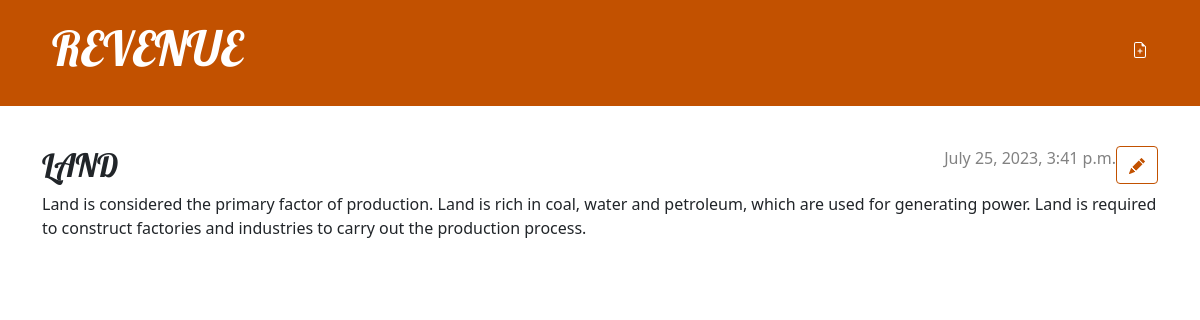
/post/5/, run on the app's committed database.
### coffee/models.py (models this page shows, shortened)
class Post(models.Model):
    author = models.ForeignKey(settings.AUTH_USER_MODEL,on_delete=models.CASCADE)
    title = models.CharField(max_length=200)
    text = models.TextField()
    created_date = models.DateTimeField(default=timezone.now)
    published_date = models.DateTimeField(blank=True, null=True)

### coffee/views.py (the view)
# urls.py: path('post/<int:pk>/',views.post_detail,name='post_detail'),
def post_detail(request,pk):
    post= get_object_or_404(Post, pk=pk)
    return render(request,'coffee/post_detail.html',{'post':post})

### coffee/templates/coffee/post_detail.html (shortened to what this page needs)
{%extends 'coffee/base.html' %}
 {% block content %}
                     <article class="post">
                         <aside class="actions">
                             <a class="btn btn-secondary" href="{% url 'post_edit' pk=post.pk %}">
                             </a>
                         </aside>
                         {% if post.published_date %}
                            <time class="date">
                                {{ post.published_date }}
                            </time>
                            {% endif %}
                            <h2>{{ post.title }}</h2>
                            <p>{{ post.text|linebreaksbr }}</p>
                        </article>
 {% endblock %}

### coffee/static/css/blog.css (style rules this page uses)
h2, h3, h4 { font-family: 'Lobster', cursive; }
.date { color: #828282; }
.post { margin-bottom: 70px; }
.post > .date, .post > .actions { float: right; }
.btn-secondary, .btn-secondary:visited { color: #C25100; background: none; border-color: #C25100; }

### data on the page
Post: published_date "July 25, 2023, 3:41 p.m.", title "LAND", text "Land is considered the primary factor of production. Land is rich in coal, water and petroleum, which are used for generating power. Land is required to construct factories and industries to carry out the production process."
